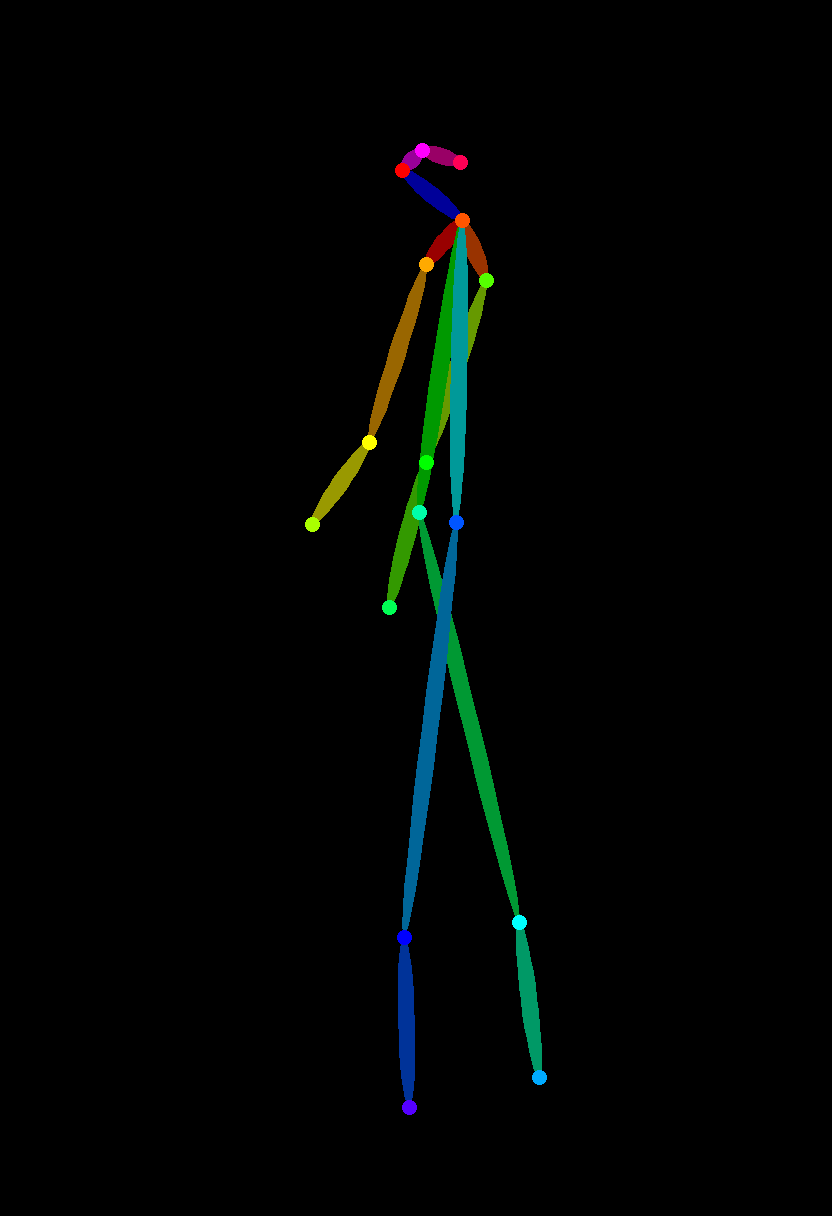

Write the Python code that produced this figure.
"""The installed Logos idle as an OpenPose (COCO-18) skeleton, for the LoRA step pick.

Keypoints were read by eye off public/art/characters/logos/idle.png (604 x 1160,
facing left, profile: the near side is his LEFT) and placed on the 832 x 1216
canvas it was cut from (idle.json cropBox origin 164, 42). Colours and limb
order follow controlnet_aux draw_bodypose, as tools/gen/rig-lora-pose.py does.

    python idle-pose.py            # writes idle-pose.png and idle-pose-overlay.jpg here
"""
from __future__ import annotations

import math
import pathlib

from PIL import Image, ImageDraw

HERE = pathlib.Path(__file__).resolve().parent
REPO = HERE.parents[5]
W, H = 832, 1216
OX, OY = 164, 42
COLORS = [(255, 0, 0), (255, 85, 0), (255, 170, 0), (255, 255, 0), (170, 255, 0),
          (85, 255, 0), (0, 255, 0), (0, 255, 85), (0, 255, 170), (0, 255, 255),
          (0, 170, 255), (0, 85, 255), (0, 0, 255), (85, 0, 255), (170, 0, 255),
          (255, 0, 255), (255, 0, 170), (255, 0, 85)]
# controlnet_aux limbSeq (1-based there), 0-based here; limb i is drawn in COLORS[i]
LIMBS = [(1, 2), (1, 5), (2, 3), (3, 4), (5, 6), (6, 7), (1, 8), (8, 9), (9, 10),
         (1, 11), (11, 12), (12, 13), (1, 0), (0, 14), (14, 16), (0, 15), (15, 17)]
# idle-image pixels; profile facing left, so the right eye and right ear are hidden
IDLE = {
    0: (238, 128), 1: (298, 178), 15: (258, 108), 17: (296, 120),
    2: (262, 222), 3: (205, 400), 4: (148, 482),      # far (right) arm, blued revolver
    5: (322, 238), 6: (262, 420), 7: (225, 565),      # near (left) arm, silver revolver
    8: (255, 470), 9: (355, 880), 10: (375, 1035),     # far (right) leg, back foot
    11: (292, 480), 12: (240, 895), 13: (245, 1065),   # near (left) leg, front foot
}


def draw(stick: int = 8, radius: int = 7) -> Image.Image:
    pts = {k: (x + OX, y + OY) for k, (x, y) in IDLE.items()}
    over = Image.new('RGB', (W, H), (0, 0, 0))
    d = ImageDraw.Draw(over)
    for li, (a, b) in enumerate(LIMBS):
        if a not in pts or b not in pts:
            continue
        (x1, y1), (x2, y2) = pts[a], pts[b]
        length = math.hypot(x2 - x1, y2 - y1)
        ang = math.atan2(y2 - y1, x2 - x1)
        mx, my = (x1 + x2) / 2, (y1 + y2) / 2
        poly = []
        for i in range(36):
            th = 2 * math.pi * i / 36
            ex, ey = length / 2 * math.cos(th), stick * math.sin(th)
            poly.append((mx + ex * math.cos(ang) - ey * math.sin(ang), my + ex * math.sin(ang) + ey * math.cos(ang)))
        d.polygon(poly, fill=COLORS[li])
    img = Image.blend(Image.new('RGB', (W, H)), over, 0.6)
    d2 = ImageDraw.Draw(img)
    for k, (x, y) in pts.items():
        d2.ellipse((x - radius, y - radius, x + radius, y + radius), fill=COLORS[k])
    return img


def main() -> None:
    sk = draw()
    sk.save(HERE / 'idle-pose.png')
    idle = Image.open(REPO / 'public/art/characters/logos/idle.png').convert('RGBA')
    canvas = Image.new('RGBA', (W, H), (255, 255, 255, 255))
    canvas.alpha_composite(idle, (OX, OY))
    mask = sk.convert('L').point(lambda v: 255 if v > 10 else 0)
    canvas.paste(sk, (0, 0), mask)
    canvas.convert('RGB').save(HERE / 'idle-pose-overlay.jpg', quality=85)


if __name__ == '__main__':
    main()
